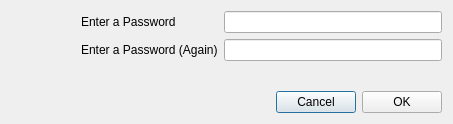
<?xml version="1.0" encoding="UTF-8"?>
<ui version="4.0">
 <class>PasswordDialog</class>
 <widget class="QDialog" name="PasswordDialog">
  <property name="windowModality">
   <enum>Qt::WindowModal</enum>
  </property>
  <property name="geometry">
   <rect>
    <x>0</x>
    <y>0</y>
    <width>453</width>
    <height>124</height>
   </rect>
  </property>
  <property name="windowTitle">
   <string>Please Enter a Password</string>
  </property>
  <layout class="QVBoxLayout" name="verticalLayout">
   <item>
    <layout class="QHBoxLayout" name="horizontalLayout_2">
     <item>
      <widget class="QLabel" name="passwordIcon">
       <property name="sizePolicy">
        <sizepolicy hsizetype="Fixed" vsizetype="Fixed">
         <horstretch>0</horstretch>
         <verstretch>0</verstretch>
        </sizepolicy>
       </property>
       <property name="minimumSize">
        <size>
         <width>64</width>
         <height>64</height>
        </size>
       </property>
       <property name="maximumSize">
        <size>
         <width>64</width>
         <height>64</height>
        </size>
       </property>
       <property name="baseSize">
        <size>
         <width>0</width>
         <height>0</height>
        </size>
       </property>
       <property name="text">
        <string/>
       </property>
       <property name="pixmap">
        <pixmap resource="resource.qrc">:/images/key.png</pixmap>
       </property>
       <property name="scaledContents">
        <bool>true</bool>
       </property>
      </widget>
     </item>
     <item>
      <layout class="QFormLayout" name="formLayout">
       <item row="0" column="0">
        <widget class="QLabel" name="labelEnterPass">
         <property name="text">
          <string>Enter a Password</string>
         </property>
         <property name="alignment">
          <set>Qt::AlignLeading|Qt::AlignLeft|Qt::AlignVCenter</set>
         </property>
        </widget>
       </item>
       <item row="0" column="1">
        <widget class="QLineEdit" name="password">
         <property name="echoMode">
          <enum>QLineEdit::PasswordEchoOnEdit</enum>
         </property>
        </widget>
       </item>
       <item row="1" column="0">
        <widget class="QLabel" name="labelEnterPassAgain">
         <property name="text">
          <string>Enter a Password (Again)</string>
         </property>
        </widget>
       </item>
       <item row="1" column="1">
        <widget class="QLineEdit" name="passwordConfirm">
         <property name="echoMode">
          <enum>QLineEdit::PasswordEchoOnEdit</enum>
         </property>
        </widget>
       </item>
      </layout>
     </item>
    </layout>
   </item>
   <item>
    <spacer name="verticalSpacer">
     <property name="orientation">
      <enum>Qt::Vertical</enum>
     </property>
     <property name="sizeHint" stdset="0">
      <size>
       <width>20</width>
       <height>40</height>
      </size>
     </property>
    </spacer>
   </item>
   <item>
    <layout class="QHBoxLayout" name="horizontalLayout">
     <item>
      <spacer name="horizontalSpacer">
       <property name="orientation">
        <enum>Qt::Horizontal</enum>
       </property>
       <property name="sizeHint" stdset="0">
        <size>
         <width>40</width>
         <height>20</height>
        </size>
       </property>
      </spacer>
     </item>
     <item>
      <widget class="QPushButton" name="cancel">
       <property name="text">
        <string>Cancel</string>
       </property>
      </widget>
     </item>
     <item>
      <widget class="QPushButton" name="ok">
       <property name="text">
        <string>OK</string>
       </property>
      </widget>
     </item>
    </layout>
   </item>
  </layout>
 </widget>
 <tabstops>
  <tabstop>password</tabstop>
  <tabstop>passwordConfirm</tabstop>
  <tabstop>ok</tabstop>
  <tabstop>cancel</tabstop>
 </tabstops>
 <resources>
  <include location="resource.qrc"/>
 </resources>
 <connections/>
</ui>
